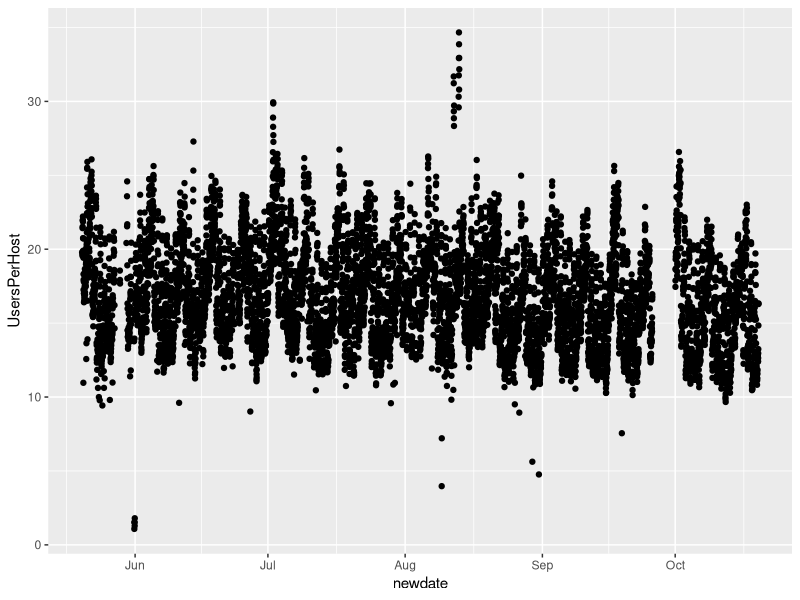
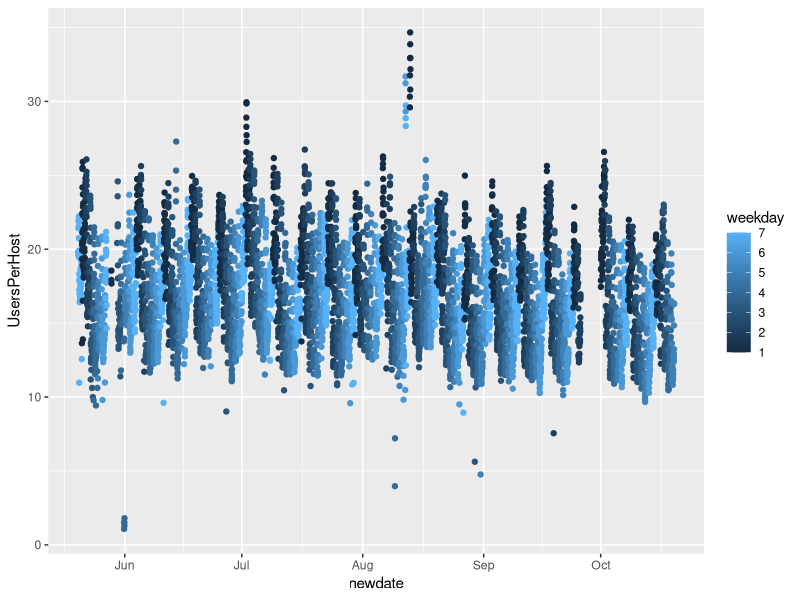
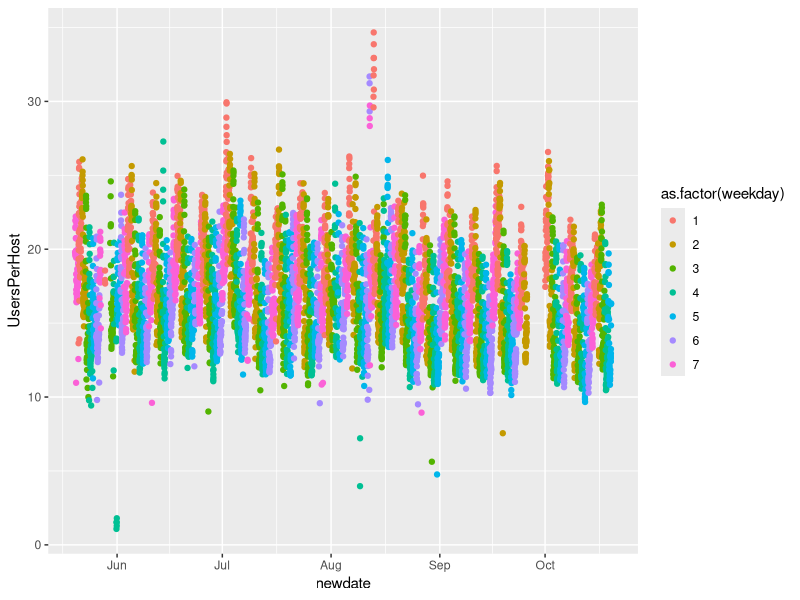
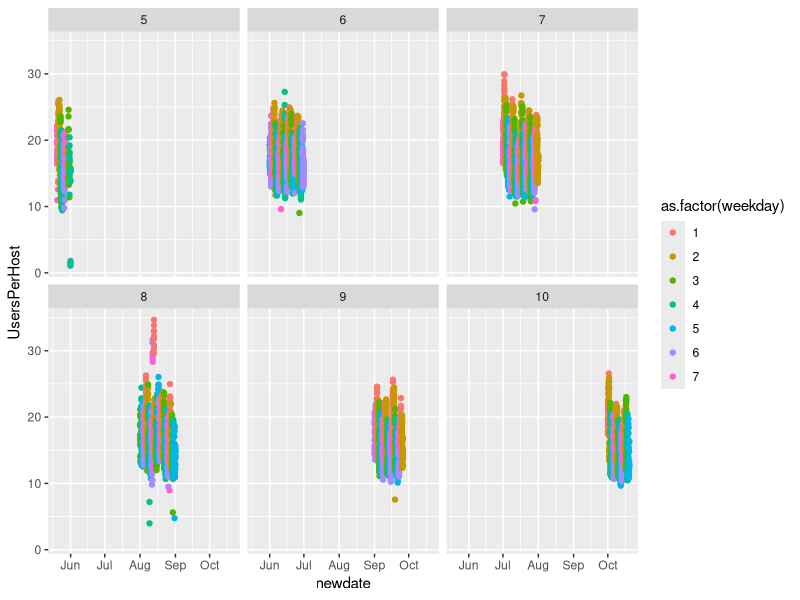
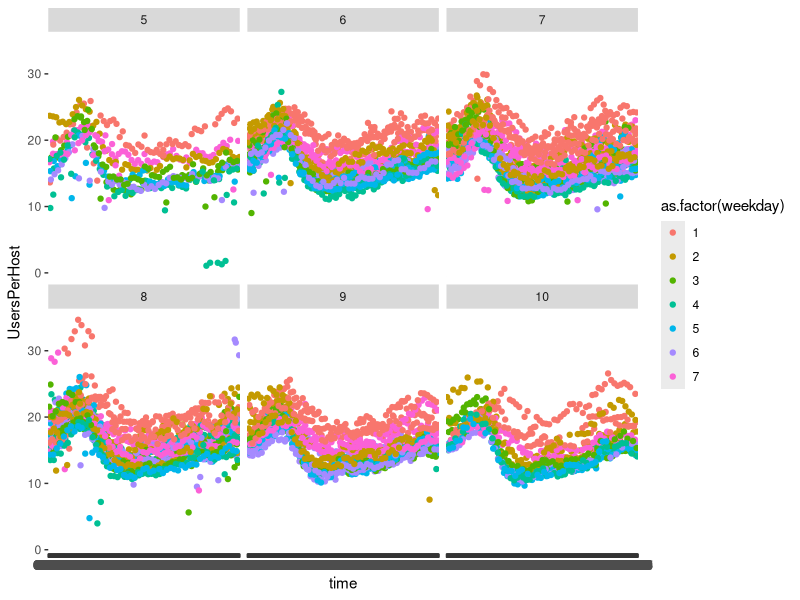
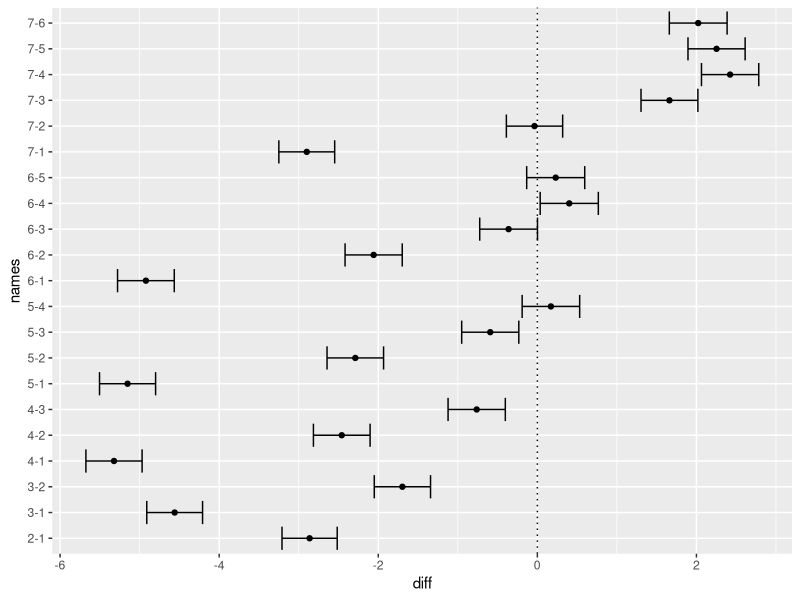
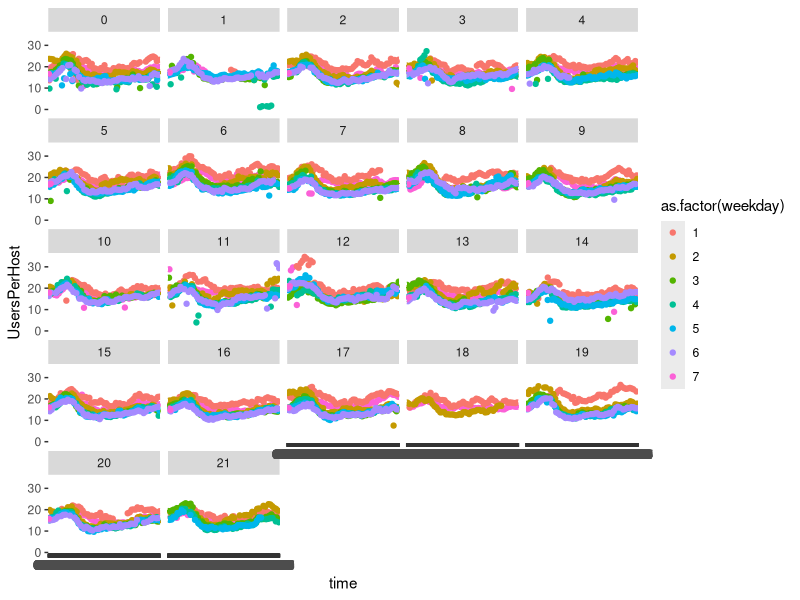
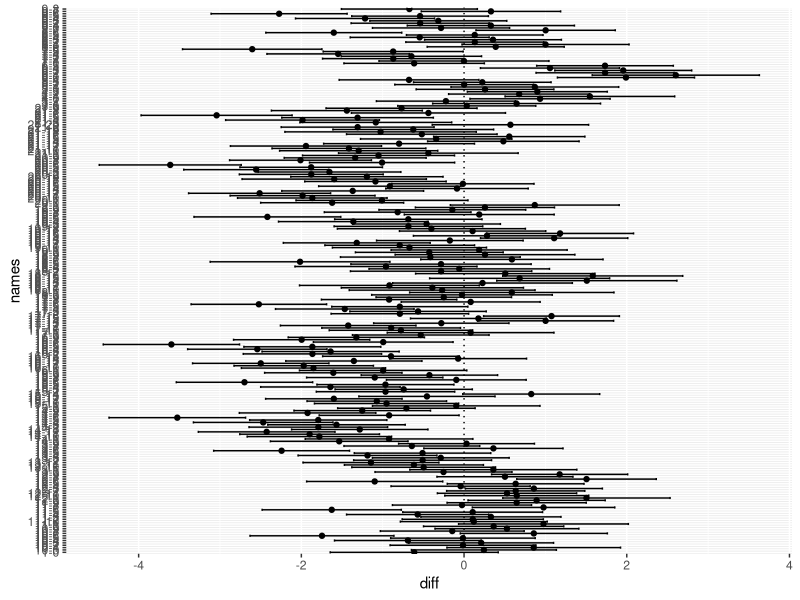

R code for these plots, in order:
## ---- chunk 1
options(width = 120)
## ---- chunk 2
if (!require("tidyverse")) install.packages("tidyverse")
if (!require("readr")) install.packages("readr")
if (!require("lubridate")) install.packages("lubridate")
if (!require("stringi")) install.packages("stringi")
## ---- chunk 3
# setwd("//filepath/of/your/csvfile")
## ---- chunk 4
data = read_csv("data.csv")
## ---- chunk 5
summary(data)
## ---- chunk 6
str(data)
## ---- chunk 7
names(data) = c("DateTimeGMT", "DotW","Hosts", "Users", "UsersPerHost", "weekno", "desdate")
names(data)
## ---- chunk 8
data$DateTimeGMT[1:10]
## ---- chunk 9
data$newdate = as.POSIXct(data$DateTimeGMT, "%m/%d/%Y %H:%M", tz = "UTC")
data$newdate[1:10]
class(data$newdate)
## ---- chunk 10
ggplot(data, aes(x=newdate, y = UsersPerHost)) +
  geom_point()
## ---- chunk 11
data$weekday = wday(data$newdate)
data$month = month(data$newdate)
## ---- chunk 12
ggplot(data, aes(x=newdate, y = UsersPerHost, color = weekday)) +
  geom_point()
## ---- chunk 13
ggplot(data, aes(x=newdate, y = UsersPerHost, color = as.factor(weekday))) +
  geom_point()
## ---- chunk 14
ggplot(data, aes(x=newdate, y = UsersPerHost, color = as.factor(weekday))) +
  geom_point() +
  facet_wrap(~month)
## ---- chunk 15
time = stri_sub(data$DateTimeGMT, -5,-1)
data$time = gsub(" ",0, time)
## ---- chunk 16
ggplot(data, aes(x=time, y = UsersPerHost, color = as.factor(weekday))) +
  geom_point() +
  facet_wrap(~month)
## ---- chunk 17
test = pairwise.t.test(data$UsersPerHost,as.factor(data$weekday), p.adjust.method = "bonferroni")
## ---- chunk 18
results = aov(UsersPerHost~as.factor(weekday), data = data)
tukey = TukeyHSD(results)
## ---- chunk 19
plotting = data.frame(names = rownames(tukey$`as.factor(weekday)`),
                      diff = tukey$`as.factor(weekday)`[,1],
                      ymin = tukey$`as.factor(weekday)`[,2],
                      ymax = tukey$`as.factor(weekday)`[,3])
plotting
## ---- chunk 20
ggplot(data = plotting, aes(x = names, y = diff, ymin = ymin, ymax = ymax)) +
  geom_point() +
  geom_errorbar() +
  coord_flip() +
  geom_hline(yintercept = 0, linetype = "dotted")
## ---- chunk 21
data$week = trunc((data$newdate - min(data$newdate))/dweeks(1))
## ---- chunk 22
ggplot(data, aes(x=time, y = UsersPerHost, color = as.factor(weekday))) +
  geom_point() +
  # geom_boxplot() +
  # geom_smooth() +
  facet_wrap(~as.factor(week))

## ---- chunk 23
options(scipen=999)
test = pairwise.t.test(data$UsersPerHost,as.factor(data$week), p.adjust.method = "bonferroni")
round(test$p.value[,c(1:15)],3)
## ---- chunk 24
options(scipen=999)
results = aov(UsersPerHost~as.factor(week), data = data)
tukey = TukeyHSD(results)
helper = as.data.frame(round(tukey$`as.factor(week)`[which(tukey$`as.factor(week)`[,4]<.001),],3)) %>% 
  sample_n(20) 
helper %>%  
  mutate(weekpair = rownames(helper)) %>%
  arrange(desc(diff)) %>%
  select("weekpair", "p adj", "diff", "lwr", "upr")
## ---- chunk 25
tukeydata = as.data.frame(tukey$`as.factor(week)`)
plotting = tukeydata %>%
  mutate(names = rownames(tukeydata), ymin = lwr, ymax = upr) %>%
  select(names, diff, ymin, ymax) %>%
  arrange(diff)
## ---- chunk 26
plotting %>%
  sample_n(20) %>%
  arrange(diff)
## ---- chunk 27
ggplot(data = plotting, aes(x = names, y = diff, ymin = ymin, ymax = ymax)) +
  geom_point() +
  geom_errorbar() +
  coord_flip() +
  geom_hline(yintercept = 0, linetype = "dotted")
## ---- chunk 28
plotting$order = 1:nrow(plotting)
plotting$names = factor(plotting$names, levels=unique(plotting$names[order(plotting$order)]), ordered=TRUE)

plothelp = plotting$names[c(TRUE,FALSE,FALSE,FALSE,FALSE,FALSE,FALSE)]
## ---- chunk 29
ggplot(data = plotting, aes(x = names, y = diff, ymin = ymin, ymax = ymax)) +
  geom_point() +
  geom_errorbar() +
  coord_flip() +
  geom_hline(yintercept = 0, linetype = "dotted") +
  scale_x_discrete(breaks=plothelp,
                      labels=plothelp)
